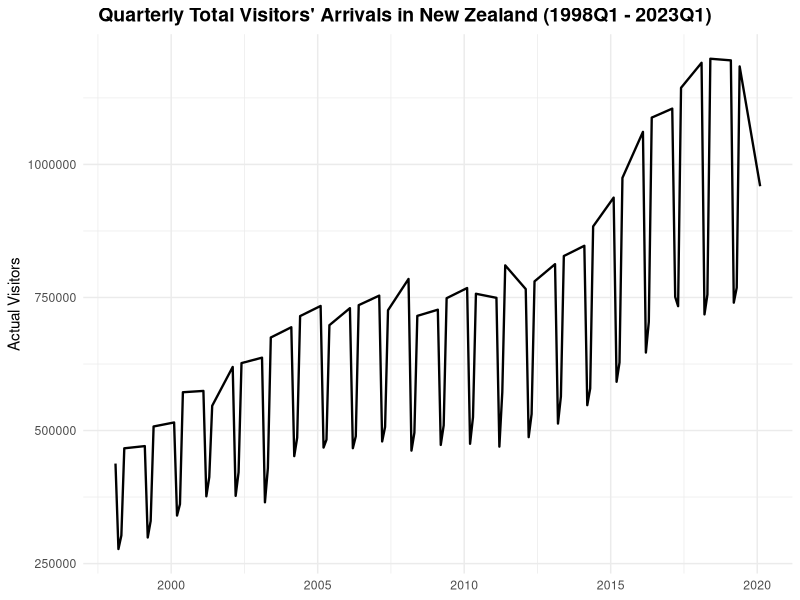
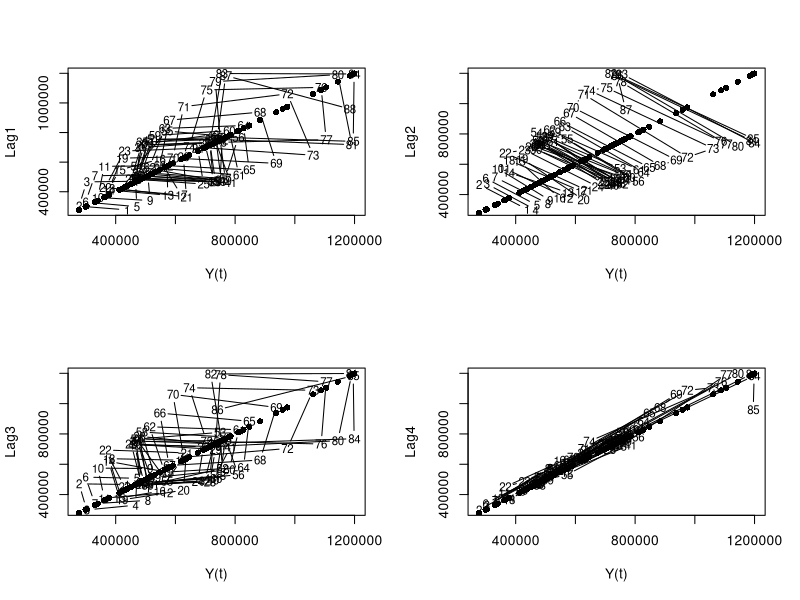
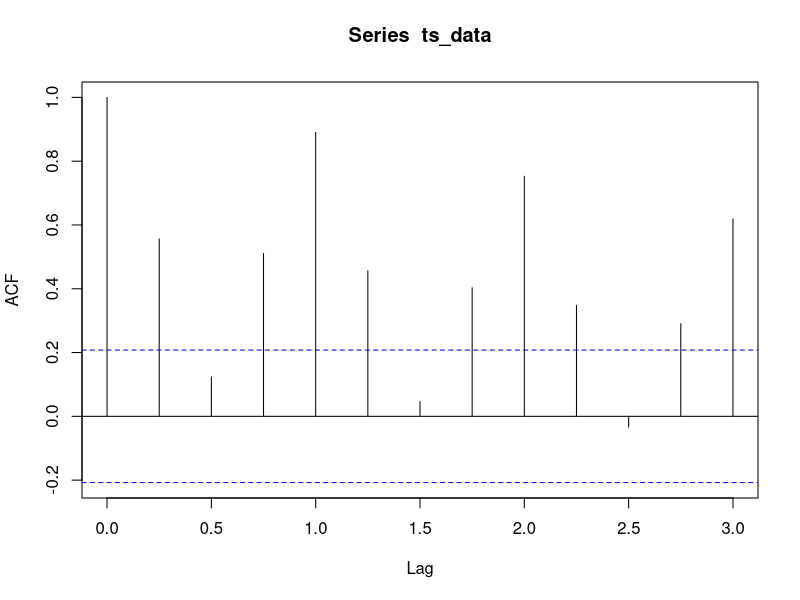
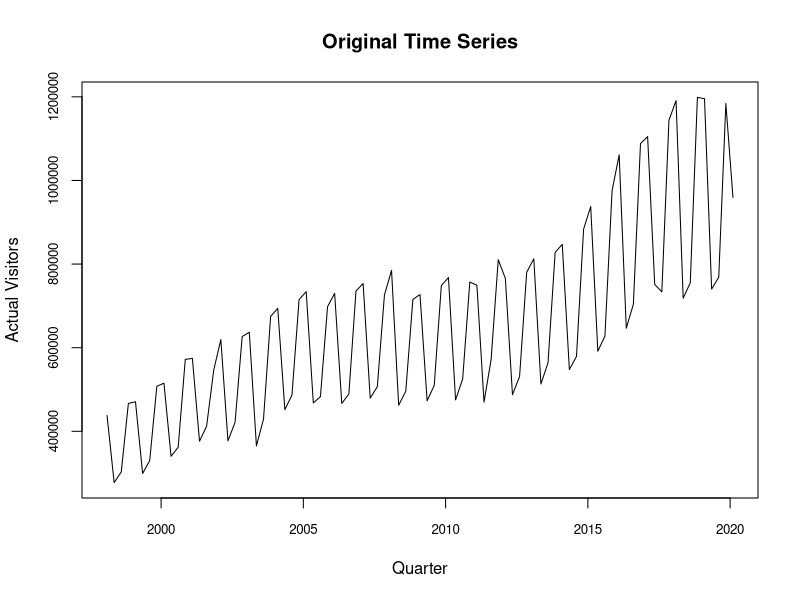
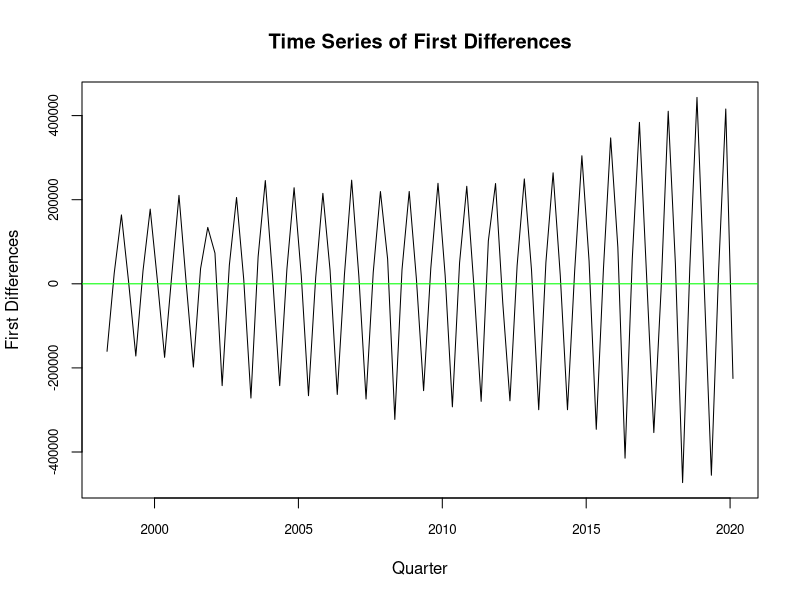
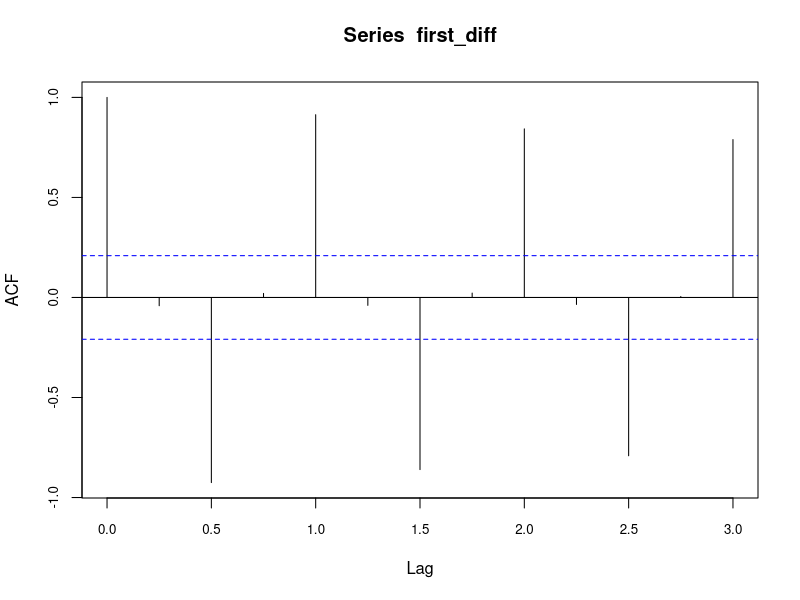
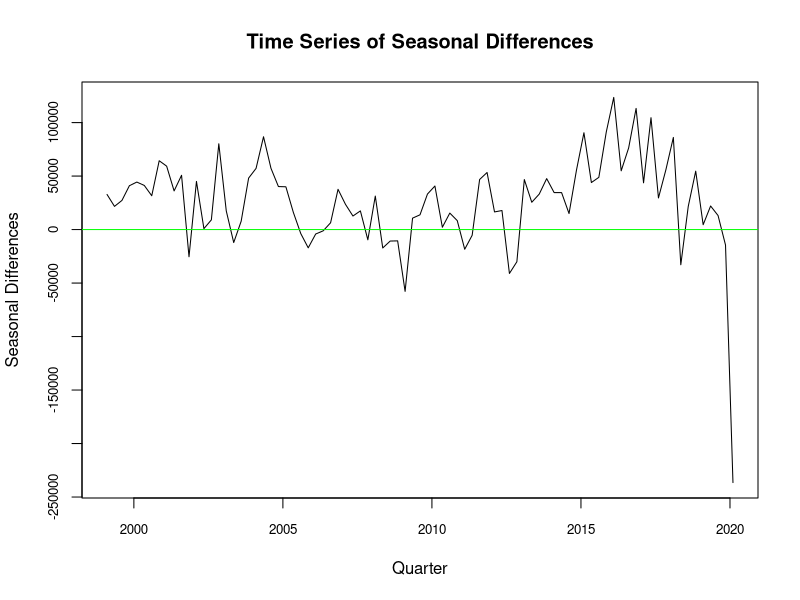
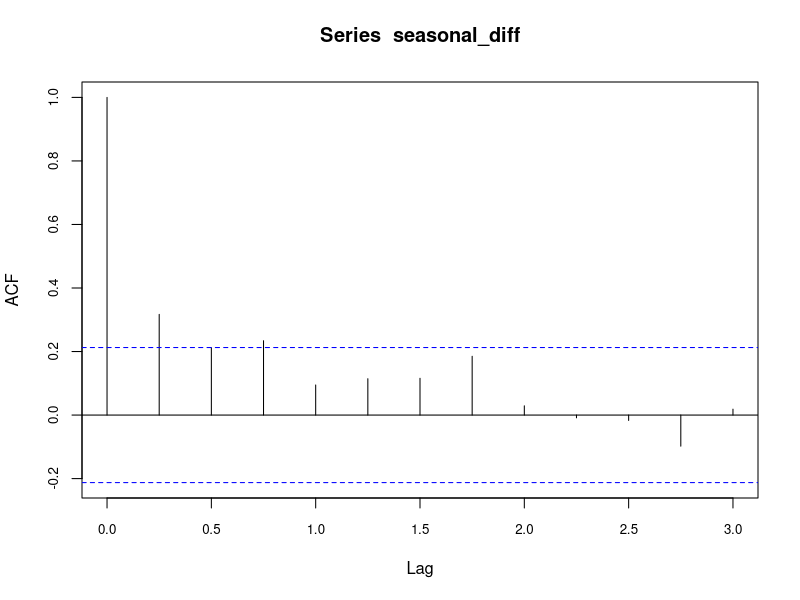

R code for these plots, in order:
## ---- chunk 1
knitr::opts_chunk$set(echo = TRUE)
## ---- chunk 2
library(readr)
library(ggplot2)
library(stats)
library (zoo)

# Read the data from CSV file
data <- read_csv("Visitor_arrival_Total_NZ.csv", show_col_types = FALSE)
head(data)
## ---- chunk 3
# Create a time series object
ts_data <- ts(data$actual_visitor,start = 1998.1, frequency = 4)
head(ts_data)
## ---- chunk 4
# Convert the time series object back to a data frame for ggplot
ts_data_df <- data.frame(quarter = time(ts_data), actual_visitor = ts_data)

# Plot the time series
ggplot(data, aes(x = quarter, y = actual_visitor)) +
  geom_line(size = 0.8) +
  labs(title = "   Quarterly Total Visitors' Arrivals in New Zealand (1998Q1 - 2023Q1)",
       y = "Actual Visitors") +
  theme_minimal()+
  theme(axis.title.x = element_blank(),
        plot.title = element_text(size = 14, face = "bold"))
## ---- chunk 5
# Plot the lag plots for lag 1 to 4 using a loop
lag1 <- lag(ts_data, 1)
lag2 <- lag(ts_data, 2)
lag3 <- lag(ts_data, 3)
lag4 <- lag(ts_data, 4)

# Combine the original and lagged values into a data frame
lag_data <- data.frame(Y_t = ts_data, Lag1 = lag1, Lag2 = lag2, Lag3 = lag3, Lag4 = lag4)

par(mfrow = c(2, 2))

# Create scatter plots for each lagged value against the original value
plot(Lag1 ~ Y_t, data = lag_data, type = "n", xlab = "Y(t)", ylab = "Lag1")
points(Lag1 ~ Y_t, data = lag_data, pch = 16)

plot(Lag2 ~ Y_t, data = lag_data, type = "n", xlab = "Y(t)", ylab = "Lag2")
points(Lag2 ~ Y_t, data = lag_data, pch = 16)

plot(Lag3 ~ Y_t, data = lag_data, type = "n", xlab = "Y(t)", ylab = "Lag3")
points(Lag3 ~ Y_t, data = lag_data, pch = 16)

plot(Lag4 ~ Y_t, data = lag_data, type = "n", xlab = "Y(t)", ylab = "Lag4")
points(Lag4 ~ Y_t, data = lag_data, pch = 16)

par(mfrow = c(1, 1))


## ---- chunk 6
acf_plot <- acf(ts_data, lag.max = 12, plot = TRUE)

# Show the ACF plot
print(acf_plot)

## ---- chunk 7
# Calculate the first differences of the time series
first_diff <- diff(ts_data)

par(cex.axis = 0.8)

# Plot the first differences time series
plot(ts_data, main = "Original Time Series",
     xlab = "Quarter", ylab = "Actual Visitors")

options(scipen = 100)
# Plot the time series of first differences
plot(first_diff, main = "Time Series of First Differences",
     xlab = "Quarter", ylab = "First Differences")
# Add a reference line at y=0 in green color
abline(h = 0, col = "green")

## ---- chunk 8
# Calculate the ACF of the first differences
acf_plot <- acf(first_diff, lag.max = 12, plot = TRUE)

# Show the ACF plot
print(acf_plot)

## ---- chunk 9
# Take seasonal differences
seasonal_diff <- diff(ts_data, lag = 4)

options(scipen = 100)
# Plot the time series of first differences
plot(seasonal_diff, main = "Time Series of Seasonal Differences",
     xlab = "Quarter", ylab = "Seasonal Differences")
# Add a reference line at y=0 in green color
abline(h = 0, col = "green")

# Calculate the ACF of the first differences
acf_plot <- acf(seasonal_diff, lag.max = 12, plot = TRUE)

# Show the ACF plot
print(acf_plot)

